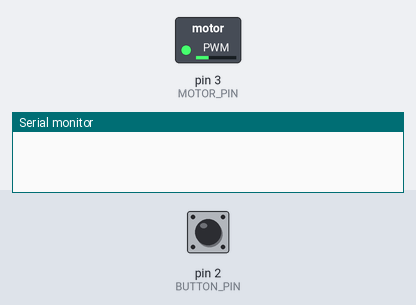
A sketch run on a simulated Arduino Uno, built with avr-gcc and run on an emulated ATmega328P. On the bench: switched loads named in the sketch (green lamp = pin HIGH), the last lines printed to the serial monitor. The test bench sets the inputs (shaded band); at power-on: pin 2 (BUTTON_PIN) HIGH.

Above: at 1.8 s.
1.9 s: pin 2 (BUTTON_PIN) pulled LOW for 0.15 s
At 2.8 s:
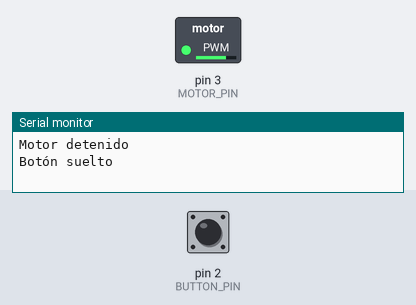
3.5 s: pin 2 (BUTTON_PIN) pulled LOW for 1 s
At 4.3 s:
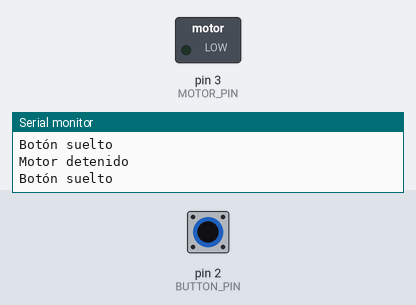
7.0 s: pin 2 (BUTTON_PIN) pulled LOW for 3.2 s
At 11.8 s:
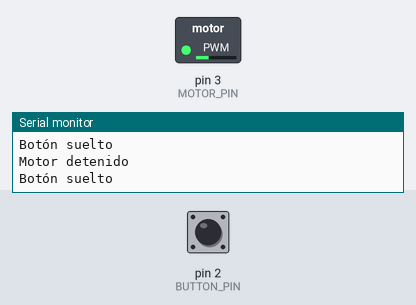
Timing chart, 0 to 13.3 s (numbered marks = the images above; inputs shaded):
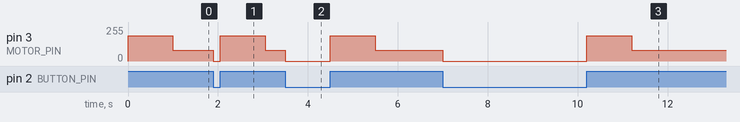

Measured:
- after the input at 1.9 s, pin 3 (MOTOR_PIN): 80/255 → 0/255 at once, → 190/255 0.15 s later, → 80/255 1.0 s later
- after the input at 3.5 s, pin 3 (MOTOR_PIN): 80/255 → 0/255 at once, → 190/255 1.0 s later, → 80/255 1.0 s later
- after the input at 7.0 s, pin 3 (MOTOR_PIN): 80/255 → 0/255 at once, → 190/255 3.2 s later, → 80/255 1.0 s later

The sketch:

MOTOR_REDUCTOR_-_MEC._ANTENA.ino
```cpp
const int MOTOR_PIN = 3;  // Pin PWM válido para Arduino Uno
const int BUTTON_PIN = 2; // Pin al que conectas el botón

int velocidad = 80;

void setup() {
  pinMode(MOTOR_PIN, OUTPUT);
  pinMode(BUTTON_PIN, INPUT_PULLUP); // Habilita la resistencia de pull-up interna para el botón
  Serial.begin(9600);
}

void loop() {
  // Verificar si el botón NO está presionado
  if (digitalRead(BUTTON_PIN) == HIGH) {
    // Botón no presionado, encender el motor con velocidad inicial durante el primer segundo
    analogWrite(MOTOR_PIN, 190);
    delay(1000); // Mantener velocidad inicial durante el primer segundo

    // Mantener velocidad normal mientras el botón NO esté presionado
    while (digitalRead(BUTTON_PIN) == HIGH) {
      analogWrite(MOTOR_PIN, velocidad);
    }

    // Botón presionado, detener el motor y esperar a que se suelte completamente el botón
    detenerMotor();
  }
}

void detenerMotor() {
  analogWrite(MOTOR_PIN, 0);  // Detener el motor
  Serial.println("Motor detenido");
  while (digitalRead(BUTTON_PIN) == HIGH) {
    // Esperar hasta que se suelte el botón
    delay(50);
  }
  Serial.println("Botón suelto");
}
```
